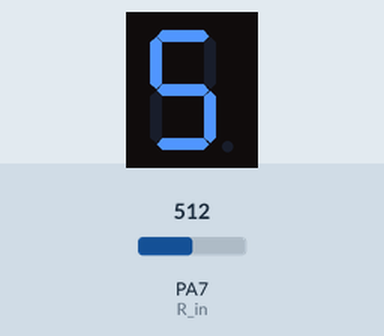
Bench run of a sketch on a simulated STM32 Blue Pill. On the bench: 1-digit seven-segment display. Wiring (inferred from the names in the program): 1-digit 7-segment display, segments lit when HIGH: segments PB10, PB11, PB6, PB7, PB8, PB1, PB0. The inputs (shaded band) are chosen by the test bench; at power-on: PA7 (R_in) = 512. The segment pins are drawn as the display they are named for.

Above: at 1.2 s.
1.3 s: PA7 (R_in) set to 716
At 2.4 s:
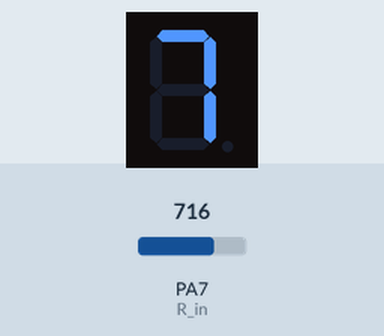
2.8 s: PA7 (R_in) set to 900
At 3.4 s:
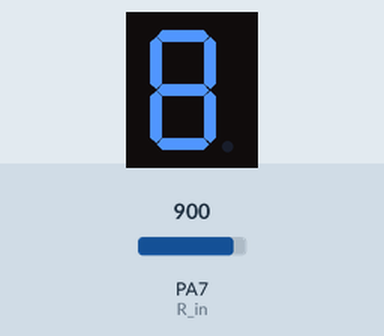
4.3 s: PA7 (R_in) set to 1023
At 5.5 s:
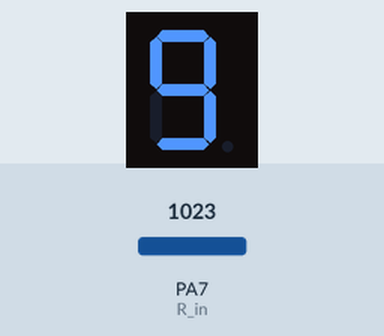
Timing chart, 0 to 7.3 s (numbered marks = the images above; inputs shaded):
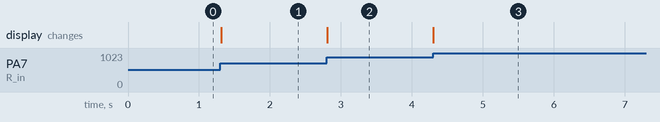

The sketch:

sketch_apr16b.ino
```cpp
#include <SoftwareSerial.h>
#include <stdio.h>

SoftwareSerial mySerial(PA3, PA2); // RX, TX

#define A PB10
#define B PB11
#define C PB6
#define D PB7
#define E PB8
#define F PB1
#define G PB0
#define R_in PA7

void setup() {
  Serial.begin(9600);
  mySerial.begin(4000);

  pinMode (A, OUTPUT);
  pinMode (B, OUTPUT);
  pinMode (C, OUTPUT);
  pinMode (D, OUTPUT);
  pinMode (E, OUTPUT);
  pinMode (F, OUTPUT);
  pinMode (G, OUTPUT);

  pinMode (R_in, INPUT);
}


char numbers[10]{
  252,
  96,
  218,
  242,
  102,
  182,
  190,
  224,
  254,
  246
};


typedef struct {
  int     range; // диапазон от 0 до 65 535
  int     num; // число, которое должно отображаться на семисегдентнике
} digits;

void sendINFO(digits data);

void sendINFO(digits data){
  mySerial.write((byte*)&data, sizeof(data));
  delay(20);
}

void numpad(char bits){
  digitalWrite(A, bool(bits & 128));
  digitalWrite(B, bool(bits & 64));
  digitalWrite(C, bool(bits & 32));
  digitalWrite(D, bool(bits & 16));
  digitalWrite(E, bool(bits & 8));
  digitalWrite(F, bool(bits & 4));
  digitalWrite(G, bool(bits & 2));
}

void loop() {

  digits data;
  data.range = 0;
  data.num = 0;

  while(1){
    for(int is = 0; is < 10; is++){
      float val = analogRead(R_in);
      data.range = val / 4;
      int i = val * 4 / float(4097 / 10);

      if(i > 9){
        data.num = 9;
      }
      else data.num = i;

      numpad(numbers[data.num]);
      sendINFO(data);
      i--;
    }
  }
}
```

Measured:
- after the input at 1.3 s, the display: changes at once (image 1)
- after the input at 2.8 s, the display: changes at once (image 2)
- after the input at 4.3 s, the display: changes at once (image 3)
